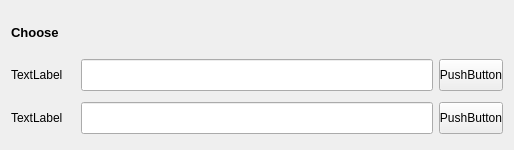
<?xml version="1.0" encoding="UTF-8"?>
<ui version="4.0">
 <class>Test</class>
 <widget class="QWidget" name="Test">
  <property name="geometry">
   <rect>
    <x>0</x>
    <y>0</y>
    <width>514</width>
    <height>150</height>
   </rect>
  </property>
  <property name="minimumSize">
   <size>
    <width>400</width>
    <height>150</height>
   </size>
  </property>
  <property name="maximumSize">
   <size>
    <width>800</width>
    <height>158</height>
   </size>
  </property>
  <property name="windowTitle">
   <string>Form</string>
  </property>
  <layout class="QGridLayout" name="gridLayout">
   <item row="2" column="1">
    <widget class="QLineEdit" name="lineEdit">
     <property name="minimumSize">
      <size>
       <width>64</width>
       <height>32</height>
      </size>
     </property>
     <property name="maximumSize">
      <size>
       <width>600</width>
       <height>32</height>
      </size>
     </property>
    </widget>
   </item>
   <item row="1" column="0" colspan="2">
    <widget class="QLabel" name="Choose">
     <property name="minimumSize">
      <size>
       <width>64</width>
       <height>32</height>
      </size>
     </property>
     <property name="maximumSize">
      <size>
       <width>64</width>
       <height>32</height>
      </size>
     </property>
     <property name="font">
      <font>
       <pointsize>10</pointsize>
       <weight>75</weight>
       <bold>true</bold>
      </font>
     </property>
     <property name="text">
      <string>Choose</string>
     </property>
     <property name="textFormat">
      <enum>Qt::AutoText</enum>
     </property>
     <property name="scaledContents">
      <bool>false</bool>
     </property>
     <property name="wordWrap">
      <bool>false</bool>
     </property>
     <property name="textInteractionFlags">
      <set>Qt::LinksAccessibleByMouse</set>
     </property>
    </widget>
   </item>
   <item row="3" column="2">
    <widget class="QPushButton" name="pushButton_2">
     <property name="minimumSize">
      <size>
       <width>64</width>
       <height>32</height>
      </size>
     </property>
     <property name="maximumSize">
      <size>
       <width>64</width>
       <height>32</height>
      </size>
     </property>
     <property name="text">
      <string>PushButton</string>
     </property>
    </widget>
   </item>
   <item row="2" column="2">
    <widget class="QPushButton" name="pushButton">
     <property name="minimumSize">
      <size>
       <width>64</width>
       <height>32</height>
      </size>
     </property>
     <property name="maximumSize">
      <size>
       <width>64</width>
       <height>32</height>
      </size>
     </property>
     <property name="text">
      <string>PushButton</string>
     </property>
    </widget>
   </item>
   <item row="2" column="0">
    <widget class="QLabel" name="label">
     <property name="minimumSize">
      <size>
       <width>64</width>
       <height>32</height>
      </size>
     </property>
     <property name="maximumSize">
      <size>
       <width>64</width>
       <height>32</height>
      </size>
     </property>
     <property name="text">
      <string>TextLabel</string>
     </property>
    </widget>
   </item>
   <item row="3" column="1">
    <widget class="QLineEdit" name="lineEdit_2">
     <property name="minimumSize">
      <size>
       <width>64</width>
       <height>32</height>
      </size>
     </property>
     <property name="maximumSize">
      <size>
       <width>600</width>
       <height>32</height>
      </size>
     </property>
    </widget>
   </item>
   <item row="3" column="0">
    <widget class="QLabel" name="label_2">
     <property name="minimumSize">
      <size>
       <width>64</width>
       <height>32</height>
      </size>
     </property>
     <property name="maximumSize">
      <size>
       <width>64</width>
       <height>32</height>
      </size>
     </property>
     <property name="text">
      <string>TextLabel</string>
     </property>
    </widget>
   </item>
  </layout>
 </widget>
 <resources/>
 <connections/>
</ui>
